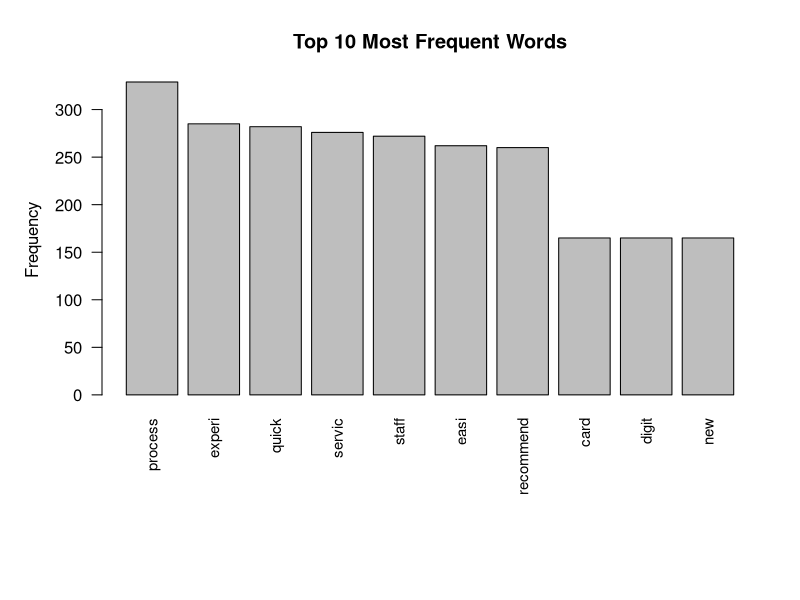
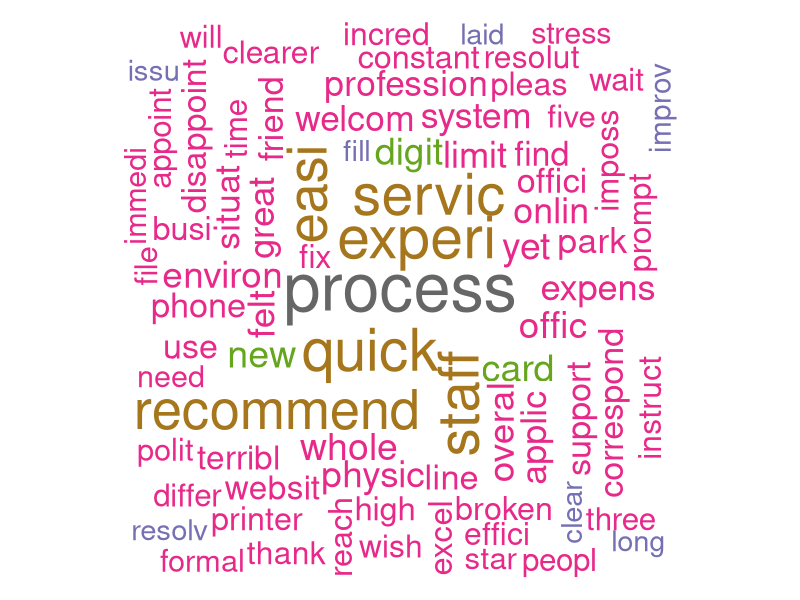
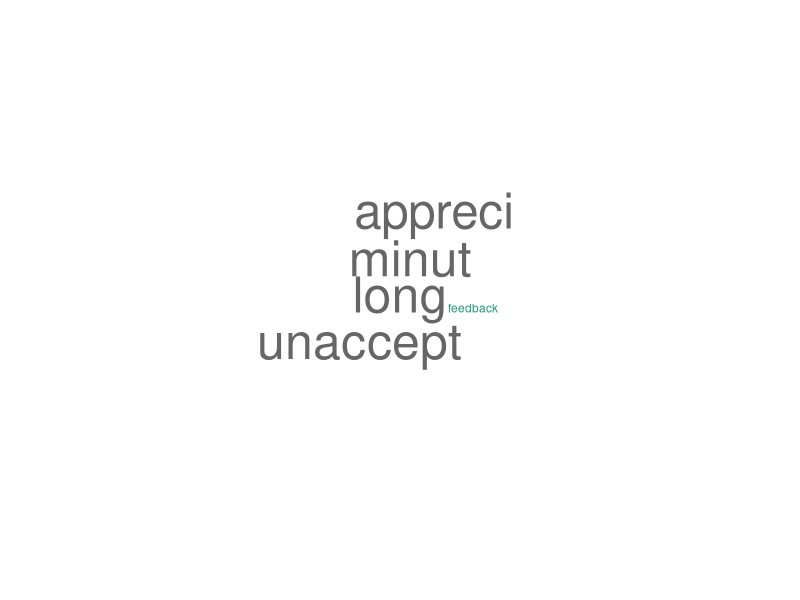

Here is the R script that generated these plots, in order:
# Packages allowed: tm, SnowballC, wordcloud, RColorBrewer

library(tm)
library(SnowballC)
library(wordcloud)
library(RColorBrewer)

# ---------- Part 1 ----------
setwd("C:/Users/sabad/OneDrive/Desktop/DM101/WordCloud_EXAM")  # adjust path as needed
feedback <- readLines("Feedback.txt.txt", encoding = "UTF-8", warn = FALSE)

feedback <- feedback[nchar(trimws(feedback)) > 0]

corpus <- VCorpus(VectorSource(feedback))

corpus <- tm_map(corpus, content_transformer(tolower))                   
corpus <- tm_map(corpus, removeNumbers)                                     
corpus <- tm_map(corpus, removePunctuation)                               
corpus <- tm_map(corpus, removeWords, stopwords("english"))                
corpus <- tm_map(corpus, stripWhitespace)                              
corpus <- tm_map(corpus, stemDocument, language = "english") 

# ---------- Part 2 ----------
tdm <- TermDocumentMatrix(corpus)
m <- as.matrix(tdm)
word_freq <- sort(rowSums(m), decreasing = TRUE)
df <- data.frame(word = names(word_freq), freq = word_freq)

top10 <- head(df, 10)
print("Top 10 Most Frequent Words:")
print(top10)

png("top10_freq.png", width = 800, height = 600)
par(mar = c(10,5,4,2) + 0.1)
barplot(height = top10$freq, names.arg = top10$word, las = 2,
        main = "Top 10 Most Frequent Words", ylab = "Frequency", cex.names = 0.9)
dev.off()

interpretation <- c(
  "Interpretation:",
  paste0("The top words (", paste(top10$word, collapse = ", "), ") highlight common themes in feedback."),
  "Many comments relate to staff, service quality, and wait times, indicating key customer concerns.",
  "Restaurant feedback emphasizes food and ambiance; government-office feedback emphasizes processes and efficiency.",
  "Insights from these frequent words can guide improvements in staff performance and queue management."
)
writeLines(interpretation, con = "interpretation.txt")

# ---------- Part 3 ----------
freq_for_wc <- df[df$freq >= 2, ]
if (nrow(freq_for_wc) < 1) freq_for_wc <- head(df, 50)

png("wordcloud_exam.png", width = 800, height = 600)
set.seed(1126)
pal <- brewer.pal(8, "Dark2")
wordcloud(words = freq_for_wc$word,
          freq = freq_for_wc$freq,
          min.freq = 2,
          max.words = 1000,
          random.order = FALSE,
          rot.per = 0.35,
          scale = c(4, 0.5),
          colors = pal)
dev.off()

# ---------- Part 4 ----------
df_rare <- df[df$freq == 1, ]
if (nrow(df_rare) >= 5) {
  df_rare <- head(df_rare, 5)
} else {
  df_rare <- tail(df, 5)
}

png("wordcloud_rare.png", width = 800, height = 600)
set.seed(709)
wordcloud(words = df_rare$word,
          freq = df_rare$freq,
          min.freq = 1,
          max.words = 5,
          random.order = FALSE,
          rot.per = 0.1,
          scale = c(3, 0.7),
          colors = pal)
dev.off()

message("All outputs created: wordcloud_exam.png, wordcloud_rare.png, top10_freq.png, interpretation.txt")
